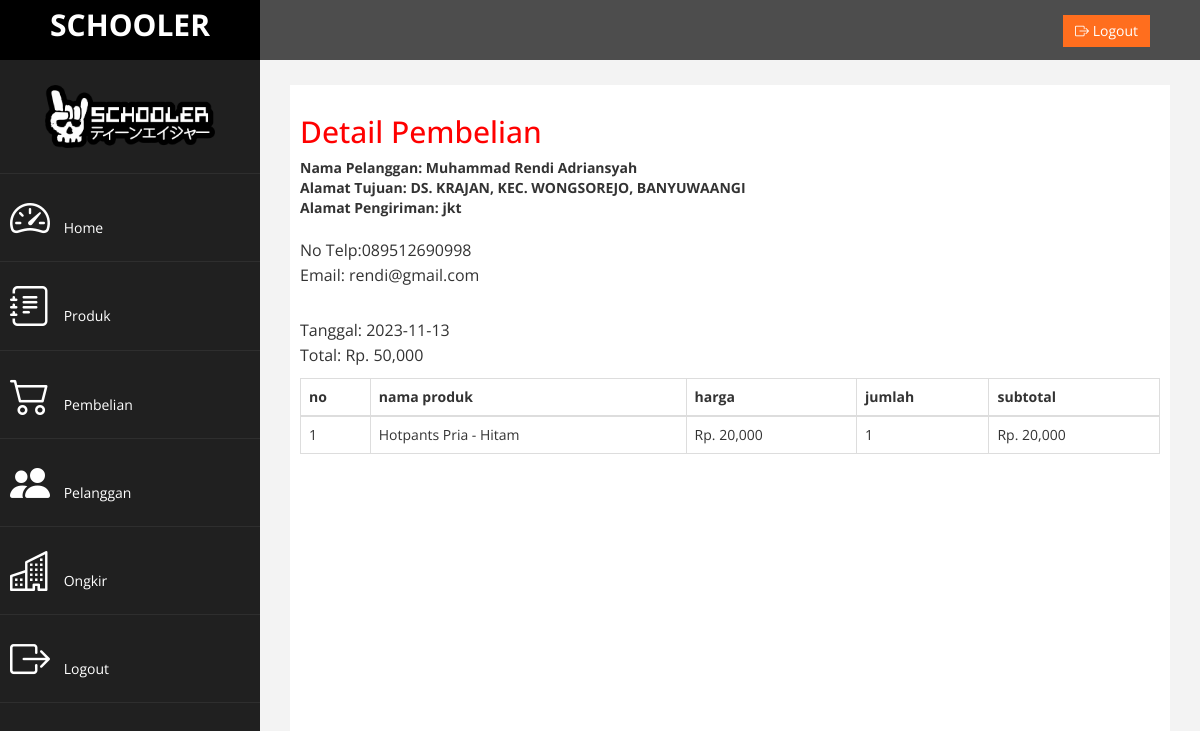
The app's page /tshop/admin/index.php?halaman=detail&id=61 (signed in) with its own data.
### tables this page shows
CREATE TABLE `pembelian` (
  `id_pembelian` int(11) NOT NULL,
  `id_pelanggan` int(11) NOT NULL,
  `id_ongkir` int(11) NOT NULL,
  `tanggal_pembelian` date NOT NULL,
  `total_pembelian` int(11) NOT NULL,
  `nama_kota` varchar(100) NOT NULL,
  `tarif` int(11) NOT NULL,
  `alamt_pengiriman` text NOT NULL,
  `alamat_pengirim` text NOT NULL
);

CREATE TABLE `pelanggan` (
  `id_pelanggan` int(11) NOT NULL,
  `email_pelanggan` varchar(100) NOT NULL,
  `password_pelanggan` varchar(50) NOT NULL,
  `nama_pelanggan` varchar(100) NOT NULL,
  `telepon_pelanggan` varchar(25) NOT NULL,
  `alamat_pelanggan` text NOT NULL
);

CREATE TABLE `pembelian_produk` (
  `id_pembelian_produk` int(11) NOT NULL,
  `id_pembelian` int(11) NOT NULL,
  `id_produk` int(11) NOT NULL,
  `jumlah` int(11) NOT NULL,
  `nama` varchar(100) NOT NULL,
  `harga` int(11) NOT NULL,
  `berat` int(11) NOT NULL,
  `subberat` int(11) NOT NULL,
  `subharga` int(11) NOT NULL
);

CREATE TABLE `produk` (
  `id_produk` int(11) NOT NULL,
  `nama_produk` varchar(100) NOT NULL,
  `stok_produk` int(11) DEFAULT NULL,
  `harga_produk` int(11) NOT NULL,
  `berat_produk` int(11) NOT NULL,
  `foto_produk` varchar(100) NOT NULL,
  `deskripsi_produk` text NOT NULL
);

### tshop/admin/detail.php (the view)
<h2>Detail Pembelian</h2>
<?php
$ambil = $koneksi->query("SELECT * FROM pembelian JOIN pelanggan ON pembelian.id_pelanggan=pelanggan.id_pelanggan WHERE pembelian.id_pembelian='$_GET[id]'");
$detail = $ambil->fetch_assoc();
?>
<strong>Nama Pelanggan: <?php echo $detail['nama_pelanggan']; ?></strong> <br>
<strong>Alamat Tujuan: <?php echo $detail['alamat_pelanggan']; ?></strong> <br>
<strong>Alamat Pengiriman: <?php echo $detail['alamat_pengirim']; ?></strong> <br>
<p>
    No Telp:<?php echo $detail['telepon_pelanggan']; ?> <br>
    Email: <?php echo $detail['email_pelanggan']; ?>
</p>
<p>
    Tanggal: <?php echo $detail['tanggal_pembelian']; ?> <br>
    Total: Rp. <?php echo number_format($detail['total_pembelian']); ?>
</p>
<table class="table table-bordered">
    <thead>
        <tr>
            <th>no</th>
            <th>nama produk</th>
            <th>harga</th>
            <th>jumlah</th>
            <th>subtotal</th>
        </tr>
    </thead>
    <tbody>
        <?php $nomor = 1; ?>
        <?php $ambil = $koneksi->query("SELECT * FROM pembelian_produk
                                       JOIN produk ON pembelian_produk.id_produk = produk.id_produk
                                       WHERE pembelian_produk.id_pembelian='$_GET[id]'"); ?>
        <?php while ($pecah = $ambil->fetch_assoc()) { ?>
            <tr>
                <td><?php echo $nomor; ?></td>
                <td><?php echo $pecah['nama_produk']; ?></td>
                <td>Rp. <?php echo number_format($pecah['harga']); ?></td>
                <td><?php echo $pecah['jumlah']; ?></td>
                <td>Rp. <?php echo number_format($pecah['subharga']); ?></td>
            </tr>
            <?php $nomor++; ?>
        <?php } ?>
    </tbody>
</table>

### tshop/admin/assets/css/custom.css (style rules this page uses)
body { font-family: 'Open Sans', sans-serif; }
h2 { color: #f00; }
p { font-size:16px; line-height:25px; padding-top:20px; }

### records on screen
pembelian: id_pelanggan.nama_pelanggan "Muhammad Rendi Adriansyah", id_pelanggan.alamat_pelanggan "DS. KRAJAN, KEC. WONGSOREJO, BANYUWAANGI", alamat_pengirim "jkt", id_pelanggan.telepon_pelanggan "089512690998", id_pelanggan.email_pelanggan "rendi@gmail.com", tanggal_pembelian "2023-11-13", total_pembelian "50,000"
pembelian_produk: id_produk.nama_produk "Hotpants Pria - Hitam", harga "20,000", jumlah "1", subharga "20,000"
